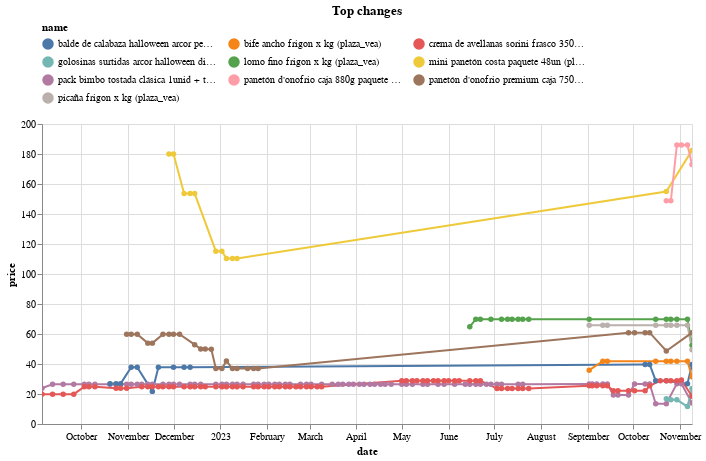

Notebook source saved alongside this figure:
### Code cell
top_changes_abs.head(10).pipe(plot_changes, 'Top changes')

### Figure 1 — Vega-Lite specification as saved in the notebook (floating-point values rounded to 4 significant figures; data arrays with more than 128 entries replaced by an {"elided": "..."} marker saying what was removed)
{"config": {"view": {"continuousWidth": 300, "continuousHeight": 300}, "legend": {"columns": 3, "orient": "top"}}, "data": {"name": "data-f93f28d6209b174b88d91c81a499a11d"}, "mark": {"type": "line", "point": true}, "encoding": {"color": {"field": "name", "scale": {"domain": ["balde de calabaza halloween arcor peppa paquete 100g (plaza_vea)", "bife ancho frigon x kg (plaza_vea)", "crema de avellanas sorini frasco 350g (plaza_vea)", "golosinas surtidas arcor halloween display 268g (plaza_vea)", "lomo fino frigon x kg (plaza_vea)", "mini panetón costa paquete 48un (plaza_vea)", "pack bimbo tostada clásica 1unid + tostada integral 2unid (plaza_vea)", "panetón d'onofrio caja 880g paquete 6un (plaza_vea)", "panetón d'onofrio premium caja 750g (plaza_vea)", "picaña frigon x kg (plaza_vea)"]}, "type": "nominal"}, "tooltip": [{"field": "name", "type": "nominal"}, {"field": "price", "type": "quantitative"}, {"field": "last_price", "type": "quantitative"}], "x": {"field": "date", "type": "temporal"}, "y": {"field": "price", "type": "quantitative"}}, "params": [{"name": "param_7", "select": {"type": "point", "fields": ["name"]}, "bind": "legend"}, {"name": "param_8", "select": {"type": "interval", "encodings": ["x", "y"]}, "bind": "scales"}], "title": "Top changes", "transform": [{"filter": {"param": "param_7"}}], "width": 650, "$schema": "https://vega.github.io/schema/vega-lite/v5.15.1.json", "datasets": {"data-f93f28d6209b174b88d91c81a499a11d": {"elided": "269 records"}}}
